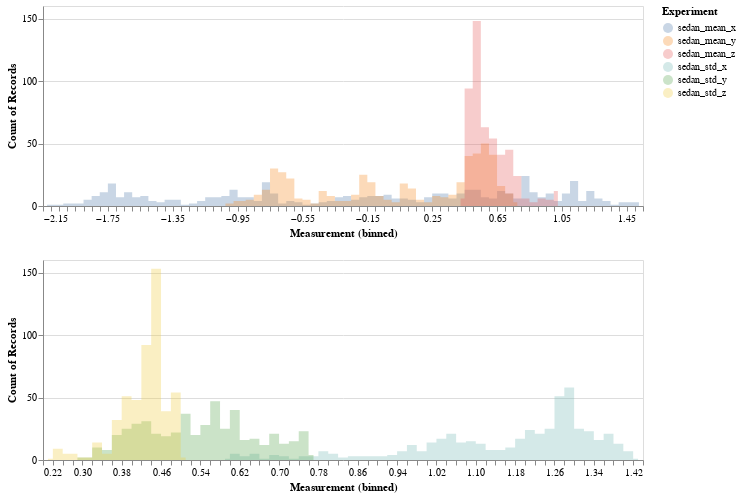

Notebook cell for this chart:
### Markdown cell above
# PLOTTING HISTOGRAMS FOR ANALYSIS

### Code cell
s = pd.DataFrame(x[0])
source_upper = pd.DataFrame({
    'sedan_mean_x': np.array(s[0]),
    'sedan_mean_y': np.array(s[1]),
    'sedan_mean_z': np.array(s[2])
})

source_lower = pd.DataFrame({
    'sedan_std_x': np.array(s[3]),
    'sedan_std_y': np.array(s[4]),
    'sedan_std_z': np.array(s[5])
})

upper=alt.Chart(source_upper).transform_fold(
    ['sedan_mean_x', 'sedan_mean_y', 'sedan_mean_z'],
    as_=['Experiment', 'Measurement']
).mark_area(
    opacity=0.3,
    interpolate='step'
).encode(
    alt.X('Measurement:Q', bin=alt.Bin(maxbins=100)),
    alt.Y('count()', stack=None),
    alt.Color('Experiment:N')).properties(
    width=600,
    height=200
)

lower = alt.Chart(source_lower).transform_fold(
    ['sedan_std_x', 'sedan_std_y', 'sedan_std_z'],
    as_=['Experiment', 'Measurement']
).mark_area(
    opacity=0.3,
    interpolate='step'
).encode(
    alt.X('Measurement:Q', bin=alt.Bin(maxbins=100)),
    alt.Y('count()', stack=None),
    alt.Color('Experiment:N')).properties(
    width=600,
    height=200
)

alt.vconcat(upper, lower)

### Figure 1 — Vega-Lite specification as saved in the notebook (floating-point values rounded to 4 significant figures; data arrays with more than 128 entries replaced by an {"elided": "..."} marker saying what was removed)
{"config": {"view": {"continuousWidth": 400, "continuousHeight": 300}}, "vconcat": [{"data": {"name": "data-9a5c35702ab180e225ac37ed4249c437"}, "mark": {"type": "area", "interpolate": "step", "opacity": 0.3}, "encoding": {"color": {"type": "nominal", "field": "Experiment"}, "x": {"type": "quantitative", "bin": {"maxbins": 100}, "field": "Measurement"}, "y": {"type": "quantitative", "aggregate": "count", "stack": null}}, "height": 200, "transform": [{"fold": ["sedan_mean_x", "sedan_mean_y", "sedan_mean_z"], "as": ["Experiment", "Measurement"]}], "width": 600}, {"data": {"name": "data-ae50c15eca5e596ab07b9e1bcedfa5e5"}, "mark": {"type": "area", "interpolate": "step", "opacity": 0.3}, "encoding": {"color": {"type": "nominal", "field": "Experiment"}, "x": {"type": "quantitative", "bin": {"maxbins": 100}, "field": "Measurement"}, "y": {"type": "quantitative", "aggregate": "count", "stack": null}}, "height": 200, "transform": [{"fold": ["sedan_std_x", "sedan_std_y", "sedan_std_z"], "as": ["Experiment", "Measurement"]}], "width": 600}], "$schema": "https://vega.github.io/schema/vega-lite/v4.0.2.json", "datasets": {"data-9a5c35702ab180e225ac37ed4249c437": {"elided": "507 records"}, "data-ae50c15eca5e596ab07b9e1bcedfa5e5": {"elided": "507 records"}}}
